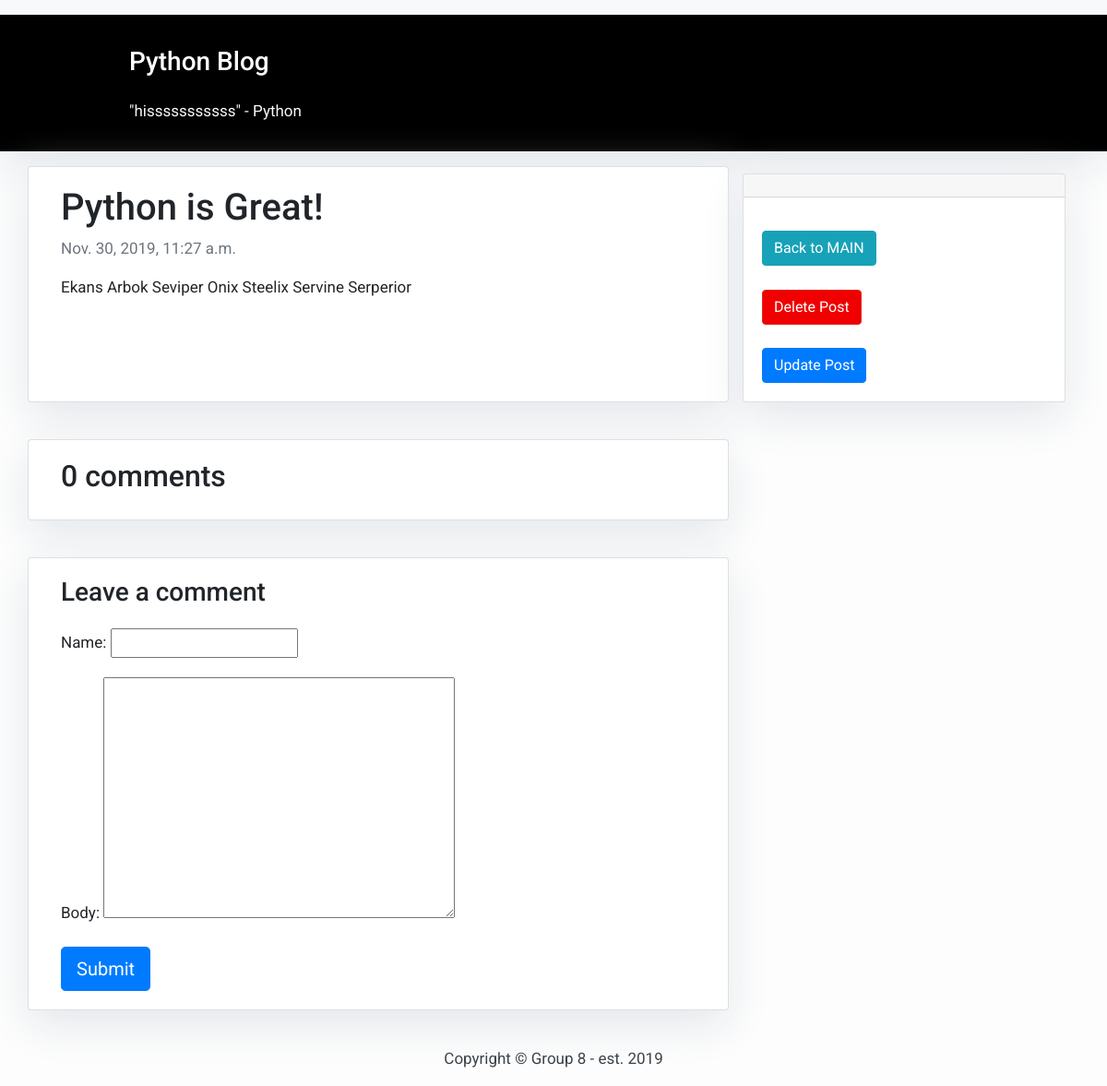
The page /view_post/12 on the database its author committed.
### blog/models.py (models this page shows)
class Post(models.Model):
    title       = models.CharField(max_length=200, verbose_name='Event Title')
    create_date = models.DateTimeField(auto_now=True)
    update_date = models.DateTimeField(auto_now=True)
    content     = models.TextField()

### blog/views.py (the view)
# urls.py: url(r'^view_post/(?P<post_id>\d+)$', view_post, name='view-post'),
def view_post(request, post_id):
	template    = 'view_post.html'
	post = Post.objects.get(id=int(post_id))
	comments = post.comments.all()
	new_comment = None
	if request.method == 'POST':
		comment_form = CommentForm(data=request.POST)
		if comment_form.is_valid():
			new_comment = comment_form.save(commit=False)
			new_comment.post = post
			new_comment.save()
	else:
		comment_form = CommentForm()
	context = {
		'post':post,
		'comments':comments,
		'new_comment':new_comment,
		'comment_form':comment_form
	}
	return render(request, template, context)

### blog/forms.py
class CommentForm(forms.ModelForm):
    class Meta:
        model = Comment
        fields = ('name', 'body')

### templates/view_post.html (shortened to what this page needs)
{% extends 'base.html' %} {% block content %}
<header class="masthead">
    <div class="container">
        <div class="row">
            <div class=" col-md-8 col-md-10 mx-auto">
                <div class="site-heading">
                    <h3 class=" site-heading my-4 mt-3 text-white"> Python Blog </h3>
                    <p class="text-light">"hisssssssssss" - Python &nbsp
                    </p>
                </div>
            </div>
        </div>
    </div>
</header>
<div class="container">
  <div class="row">
    <div class="col-md-8 card mb-4  mt-3 left  top">
      <div class="card-body">
        <h1>{% block title %} {{ post.title }} {% endblock title %}</h1>
        <p class=" text-muted">{{ post.create_date }}</p>
        <p class="card-text ">{{ post.content }}</p>
      </div>
    </div>
    {% block sidebar_home %} {% include 'sidebar_home.html' %} {% endblock sidebar_home %}
    <div class="col-md-8 card mb-4  mt-3 ">
      <div class="card-body">
        <h2>{{ comments.count }} comments</h2>
      </div>
    </div>
    <div class="col-md-8 card mb-4  mt-3 ">
      <div class="card-body">
        {% if new_comment %}
        <div class="alert alert-success" role="alert">
          Comment posted!
        </div>
        <h3>Leave another comment</h3>
        <form method="post" style="margin-top: 1.3em;">
          {{ comment_form.as_p }}
          {% csrf_token %}
          <button type="submit" class="btn btn-primary  btn-lg">Submit</button>
          <a href="{% url 'blog:view-post' post.id  %}" class="btn btn-danger btn-lg">Cancel</a>
        </form>
        {% else %}
        <h3>Leave a comment</h3>
        <form method="post" style="margin-top: 1.3em;">
          {{ comment_form.as_p }}
          <button type="submit" class="btn btn-primary  btn-lg">Submit</button>
        </form>
        {% endif %}
      </div>
    </div>
  </div>
</div>
{% endblock content %}

### templates/base.html (style rules this page uses)
body { font-family: "Roboto", sans-serif; font-size: 17px; background-color: #fdfdfd; }
.masthead { background: #000000; height: auto; padding-bottom: 15px; box-shadow: 0 16px 48px #E3E7EB; padding-top: 10px; }

### templates/sidebar_home.html (style rules this page uses)
.card { box-shadow: 0 16px 48px #E3E7EB; }

### rows shown on the page
Post: title "Python is Great!", create_date "Nov. 30, 2019, 11:27 a.m.", content "Ekans Arbok Seviper Onix Steelix Servine Serperior", count "0"
